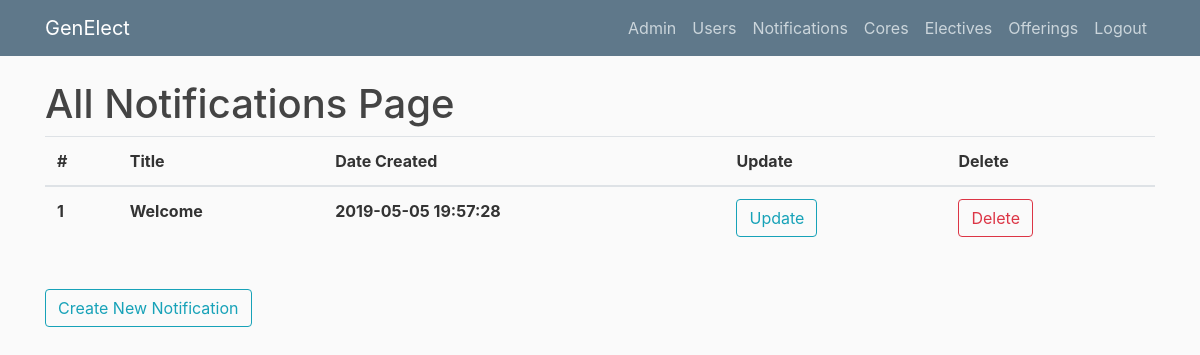
/allnotifications (signed in), run on an earlier commit of the app's database.
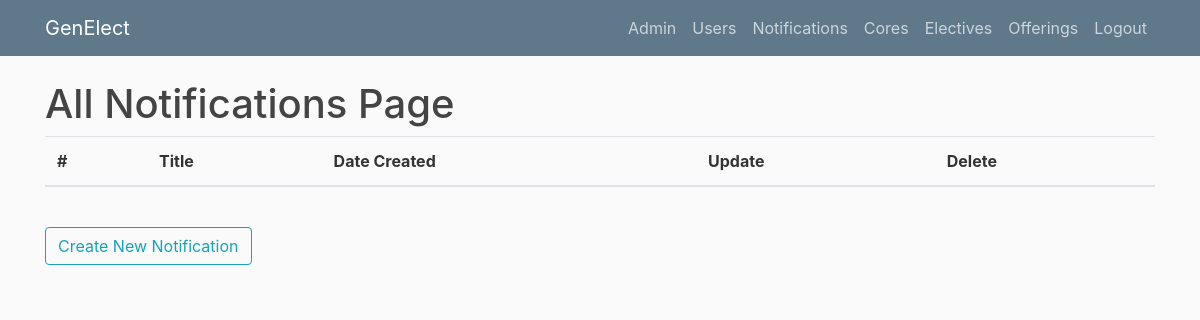
And on a later commit of the database.
### genElect/models.py (models this page shows)
class Base(db.Model):
    __abstract__ = True
    id = db.Column(db.Integer, primary_key=True, autoincrement=True)
    date_created = db.Column(db.DateTime, default=db.func.current_timestamp())
    date_modified = db.Column(db.DateTime, default=db.func.current_timestamp(),
            onupdate=db.func.current_timestamp())

class Notifications(Base):
    title = db.Column(db.String(100))
    notification = db.Column(db.String(1000))

### genElect/__init__.py (the view)
@app.route("/allnotifications")
def allnotifications():
    if current_user.is_authenticated and current_user.role == "admin":
        notifications = Notifications.query.all()
        return render_template('allnotifications.html', notifications=notifications, title="Notifications")
    else:
        return render_template('denied.html')

### genElect/__init__.py (called while the page is built)
@login_manager.user_loader
def load_user(user_id):
    return Users.query.get(int(user_id))

### genElect/templates/allnotifications.html
{% extends "layout.html" %}
{% block content %}
    <h1>All Notifications Page</h1>
	<table class="table">
	  <thead>
	    <tr>
	      <th scope="col">#</th>
	      <th scope="col">Title</th>
	      <th scope="col">Date Created</th>
	      <th scope="col">Update</th>
	      <th scope="col">Delete</th>
	    </tr>
	  </thead>
	  <tbody>
	  	{% for notification in notifications %}
	    <tr>
	      <th scope="row">{{notification.id}}</th>
	      <th scope="row">{{notification.title}}</th>
	      <th scope="row">{{notification.date_created}}</th>
	      <th scope="row"><button type="button" onclick="window.location.href = '/editnotification/{{notification.id}}'" class="btn btn-outline-info">Update</button></th>
	      <th scope="row"><button type="button" onclick="window.location.href = '/deletenotification/{{notification.id}}'" class="btn btn-outline-danger">Delete</button></th>
	    </tr>
	    {% endfor %}
	  </tbody>
	</table>
    <br>
    <button type="button" onclick="window.location.href = '/createnotification'" class="btn btn-outline-info">Create New Notification</button>
{% endblock content %}

What changed in the data, as far as the page shows it:
removed Notifications: id "1", title "Welcome", date_created "2019-05-05 19:57:28"
